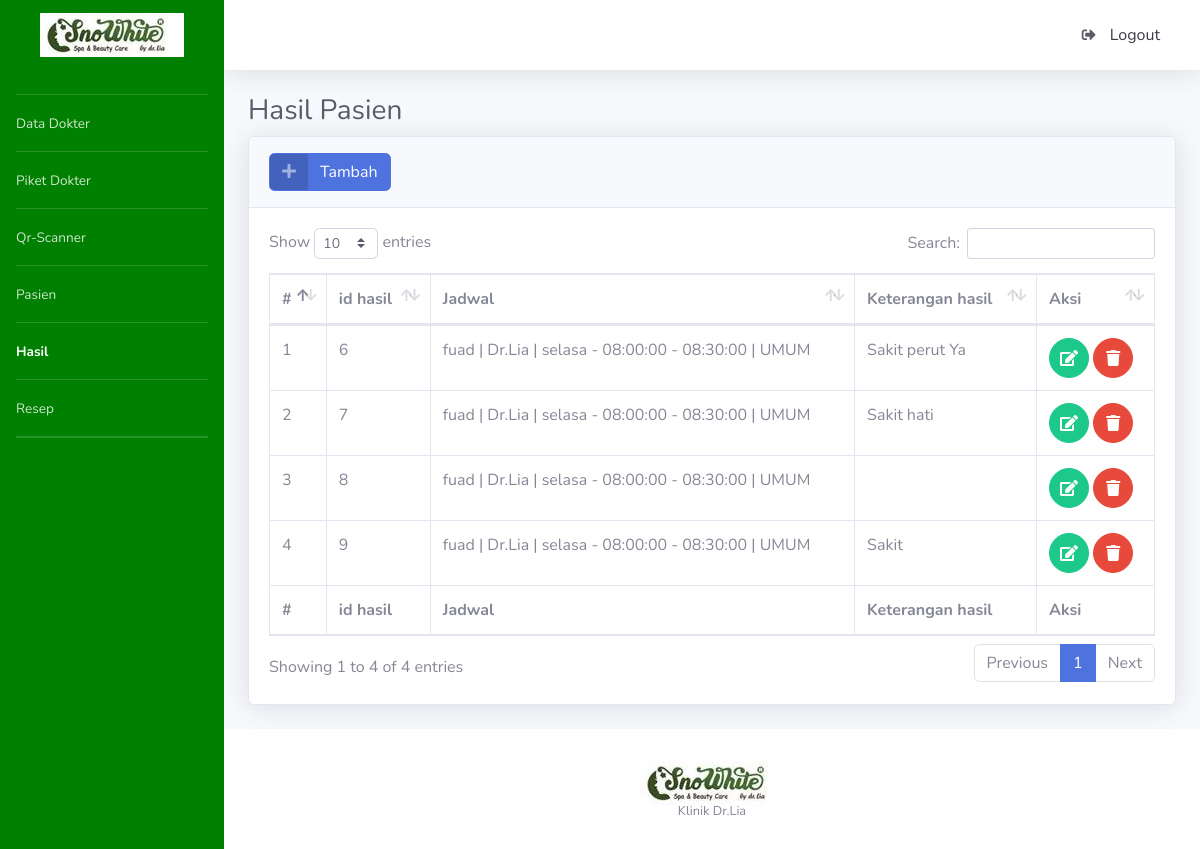
The page /index.php/hasil on the database as committed earlier.
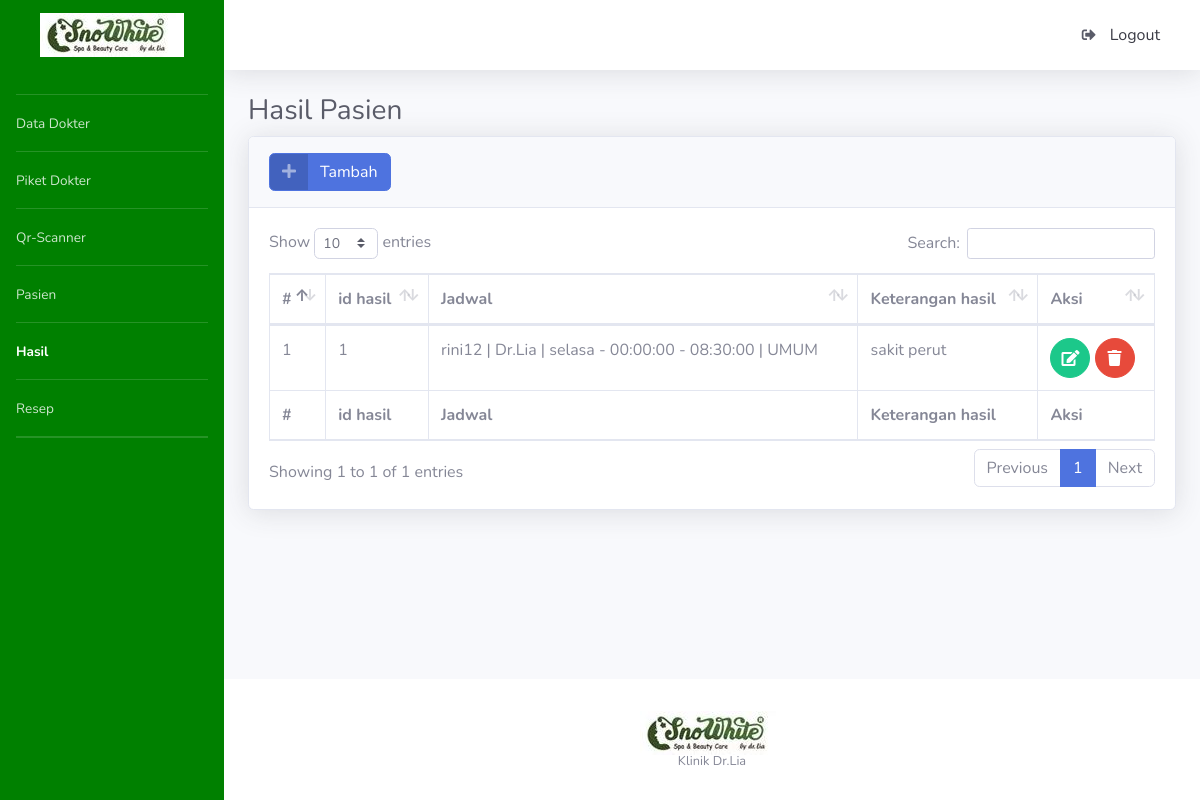
The same page on the database as committed later.
### tables this page shows
CREATE TABLE `tb_hasil` (
  `id_hasil` bigint(20) NOT NULL,
  `id_jadwal` bigint(20) NOT NULL,
  `keterangan_hasil` text NOT NULL
);

CREATE TABLE `tb_pasien` (
  `id_pasien` bigint(20) NOT NULL,
  `nama_pasien` varchar(50) NOT NULL,
  `jenis_kelamin` enum('L','P') NOT NULL,
  `email_pasien` varchar(100) NOT NULL,
  `kontak_pasien` varchar(15) NOT NULL,
  `alamat_pasien` text NOT NULL,
  `tanggal_lahir` date NOT NULL,
  `golongan_darah` enum('A','B','O','AB') NOT NULL,
  `password_pasien` varchar(32) NOT NULL,
  `kode_verivikasi` varchar(6) NOT NULL,
  `qr_code` varchar(255) NOT NULL
);

CREATE TABLE `tb_dokter` (
  `id_dokter` bigint(20) NOT NULL,
  `nama_dokter` varchar(30) NOT NULL,
  `email_dokter` varchar(100) NOT NULL,
  `password_dokter` varchar(32) NOT NULL,
  `current_password` varchar(32) NOT NULL
);

CREATE TABLE `tb_piket` (
  `id_piket` bigint(20) NOT NULL,
  `id_dokter` bigint(20) NOT NULL,
  `hari` enum('senin','selasa','rabo','kamis','jumat') NOT NULL,
  `jam_mulai` time NOT NULL,
  `jam_selesai` time NOT NULL
);

CREATE TABLE `tb_layanan` (
  `id_layanan` bigint(20) NOT NULL,
  `nama_layanan` enum('UMUM','KECANTIKAN') NOT NULL
);

### application/controllers/Hasil.php (called while the page is built, shortened)
<?php
class Hasil extends CI_Controller {
	public function index()
	{
		$this->db->join('tb_jadwal', 'tb_jadwal.id_jadwal=tb_hasil.id_jadwal');
		$this->db->join('tb_pasien', 'tb_pasien.id_pasien=tb_jadwal.id_pasien');
		$this->db->join('tb_piket', 'tb_piket.id_piket=tb_jadwal.id_piket');
		$this->db->join('tb_layanan', 'tb_layanan.id_layanan=tb_jadwal.id_layanan');
		$this->db->join('tb_dokter', 'tb_piket.id_dokter=tb_dokter.id_dokter');
		$parser['p_semuahasil'] = $this->db->get('tb_hasil')->result();
		$this->load->view('hasil/v_daftar', $parser);
	}
}
?>

### index.php (called while the page is built, shortened)
<?php
require_once BASEPATH.'core/CodeIgniter.php';

### application/views/hasil/v_daftar.php (the view, shortened to what this page needs)
<!DOCTYPE html>
<html lang="en">
<head>
  <link href="<?php echo base_url(); ?>tema/admin/vendor/fontawesome-free/css/all.min.css" rel="stylesheet" type="text/css">
   <link href="<?php echo base_url(); ?>tema/admin/css/sb-admin-2.min.css" rel="stylesheet">
  <link href="vendor/datatables/dataTables.bootstrap4.min.css" rel="stylesheet">
</head>
<body id="page-top">
  <div id="wrapper">
    <?php  $this->load->view("template/sidebar");?>
    <div id="content-wrapper" class="d-flex flex-column">
      <div id="content">
      <?php $this->load->view("template/topbar");?>
        <div class="container-fluid">
          <h1 class="h3 mb-2 text-gray-800">Hasil Pasien</h1>
          <div class="card shadow mb-4">
            <div class="card-header py-3">
              <h6 class="m-0 font-weight-bold text-primary">
                <a href="<?php echo site_url('hasil/tambah'); ?>" class="btn btn-primary btn-icon-split">
                    <span class="icon text-white-50">
                      <i class="fas fa-plus"></i>
                    </span>
                    <span class="text">Tambah</span>
                  </a>
              </h6>
            </div>
            <div class="card-body">
              <div class="table-responsive">
                <table class="table table-bordered" id="dataTable" width="100%" cellspacing="0">
                  <thead>
                    <tr>
                     <th>#</th>
                     <th>id hasil</th>
                     <th>Jadwal</th>
                     <th>Keterangan hasil</th>
                     <th>Aksi</th>
                    </tr>
                  </thead>
                  <tfoot>
                    <tr>
                    <th>#</th>
                     <th>id hasil</th>
                     <th>Jadwal</th>
                     <th>Keterangan hasil</th>
                     <th>Aksi</th>
                    </tr>
                  </tfoot>
                  <tbody>
                   <?php if(count($p_semuahasil) > 0) { ?>
      <?php $no = 1; ?>
      <?php foreach ($p_semuahasil as $data) { ?>
      <tr>
        <td><?php echo $no++; ?></td>
        <td><?php echo $data->id_hasil; ?></td>
        <td><?php echo $data->nama_pasien." | ".$data->nama_dokter." | ".$data->hari." - ".$data->jam_mulai." - ".$data->jam_selesai." | ".$data->nama_layanan; ?></td>
        <td><?php echo $data->keterangan_hasil; ?></td>
        <td>
          <a href="<?php echo site_url('hasil/edit/' . $data->id_hasil); ?>" class="btn btn-success btn-circle">
                    <i class="fas fa-edit"></i>
                  </a>
           <a href="<?php echo site_url('hasil/proses_hapus/' . $data->id_hasil); ?>" class="btn btn-danger btn-circle">
                    <i class="fas fa-trash"></i>
                  </a>
        </td>
      </tr>
      <?php } ?>
      <?php } else { ?>
      <tr>
        <td colspan="4">Tidak ada hasil</td>
      </tr>
      <?php } ?>
                  </tbody>
                </table>
              </div>
            </div>
          </div>
        </div>
      </div>
     <?php $this->load->view("template/footer");?>

### application/views/template/sidebar.php (shortened to what this page needs)
<ul  class="navbar-nav sidebar sidebar-dark accordion" id="accordionSidebar" style="background-color: green;">
  <a class="sidebar-brand d-flex align-items-center justify-content-center" href="index.html">
    <div class="sidebar-brand-icon ">
      <img src="<?php echo base_url() ?>image/logo.jpg">
    </div>
  </a>
  <br>
  <hr class="sidebar-divider my-0">
  <?php if ($this->session->userdata('level') == 'admin') { ?>
  <li class="nav-item <?php if($this->uri->segment(1) == 'dokter') { echo "active"; } ?>">
    <a class="nav-link" href="<?php echo site_url('dokter'); ?>">
      <span>Data Dokter</span></a>
  </li>
<?php } else { ?>
    <li class="nav-item <?php if($this->uri->segment(1) == 'profil') { echo "active"; } ?>">
    <a class="nav-link" href="<?php echo site_url('profil'); ?>">
      <span>Data Dokter</span></a>
  </li>
<?php } ?>
  <hr class="sidebar-divider my-0">
   <li class="nav-item <?php if($this->uri->segment(1) == 'piket') { echo "active"; } ?>">
    <a class="nav-link" href="<?php echo site_url('piket'); ?>">
      <span>Piket Dokter</span></a>
  </li>
  <hr class="sidebar-divider my-0">
   <li class="nav-item">
    <a class="nav-link" href="<?php echo site_url('pasien/scan_pasien'); ?>">
      <span>Qr-Scanner</span></a>
  </li>
  <hr class="sidebar-divider my-0">
   <li class="nav-item <?php if($this->uri->segment(1) == 'pasien') { echo "active"; } ?>">
    <a class="nav-link" href="<?php echo site_url('pasien'); ?>">
      <span>Pasien</span></a>
  </li>
  <hr class="sidebar-divider my-0">
  <li class="nav-item <?php if($this->uri->segment(1) == 'hasil') { echo "active"; } ?>">
    <a class="nav-link" href="<?php echo site_url('hasil'); ?>">
      <span>Hasil</span></a>
  </li>
  <hr class="sidebar-divider my-0">
  <li class="nav-item <?php if($this->uri->segment(1) == 'resep') { echo "active"; } ?>">
    <a class="nav-link" href="<?php echo site_url('resep'); ?>">
      <span>Resep</span></a>
  </li>
  <hr class="sidebar-divider my-0">
  <hr class="sidebar-divider d-none d-md-block">
</ul>

### application/views/template/topbar.php (shortened to what this page needs)
<nav class="navbar navbar-expand navbar-light bg-white topbar mb-4 static-top shadow">
  <ul class="navbar-nav ml-auto">
    <li class="nav-item">
      <a class="dropdown-item" href="" data-toggle="modal" data-target="#logoutModal">
          <i class="fas fa-sign-out-alt fa-sm fa-fw mr-2 text-gray-800"></i>
          Logout
        </a>
    </li>
  </ul>
</nav>

### application/views/template/footer.php (shortened to what this page needs)
      <footer class="sticky-footer bg-white">
        <div class="container my-auto">
          <div class="copyright text-center my-auto">
            <img src="<?php echo base_url() ?>image/logo.jpg">
            <br>
            <span>Klinik Dr.Lia</span>
          </div>
        </div>
      </footer>
    </div>
  </div>
</body>
</html>

Rows that differ between the two databases and show on the page:
removed tb_hasil: id_hasil "6", tb_pasien.nama_pasien "fuad", tb_dokter.nama_dokter "Dr.Lia", tb_piket.hari "selasa", tb_piket.jam_mulai "08:00:00", tb_piket.jam_selesai "08:30:00", tb_layanan.nama_layanan "UMUM", keterangan_hasil "Sakit perut Ya"
removed tb_hasil: id_hasil "7", tb_pasien.nama_pasien "fuad", tb_dokter.nama_dokter "Dr.Lia", tb_piket.hari "selasa", tb_piket.jam_mulai "08:00:00", tb_piket.jam_selesai "08:30:00", tb_layanan.nama_layanan "UMUM", keterangan_hasil "Sakit hati"
removed tb_hasil: id_hasil "8", tb_pasien.nama_pasien "fuad", tb_dokter.nama_dokter "Dr.Lia", tb_piket.hari "selasa", tb_piket.jam_mulai "08:00:00", tb_piket.jam_selesai "08:30:00", tb_layanan.nama_layanan "UMUM"
removed tb_hasil: id_hasil "9", tb_pasien.nama_pasien "fuad", tb_dokter.nama_dokter "Dr.Lia", tb_piket.hari "selasa", tb_piket.jam_mulai "08:00:00", tb_piket.jam_selesai "08:30:00", tb_layanan.nama_layanan "UMUM", keterangan_hasil "Sakit"
added tb_hasil: id_hasil "1", tb_pasien.nama_pasien "rini12", tb_dokter.nama_dokter "Dr.Lia", tb_piket.hari "selasa", tb_piket.jam_mulai "00:00:00", tb_piket.jam_selesai "08:30:00", tb_layanan.nama_layanan "UMUM", keterangan_hasil "sakit perut"
Other text that changed with them:
text written by a page script: "Show entries Search: Showing 1 to 4 of 4 entries Previous 1 Next" → "Show entries Search: Showing 1 to 1 of 1 entries Previous 1 Next"
